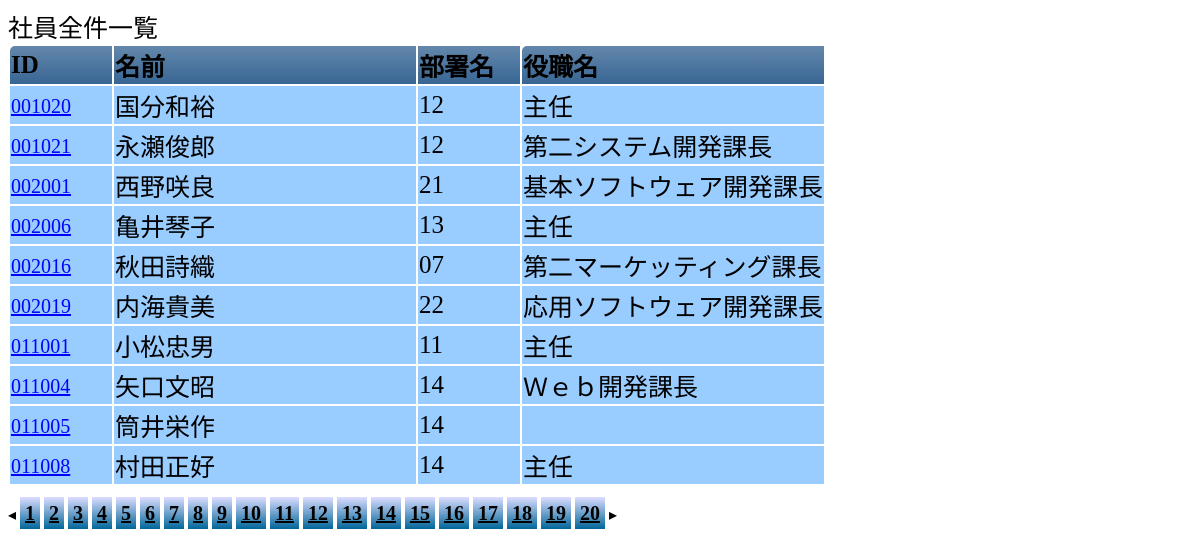
The page /allmember.php?i=2 on the database its author committed.
### tables this page shows
CREATE TABLE IF NOT EXISTS `employee` (
  `id` char(6) NOT NULL,
  `name` varchar(20) NOT NULL,
  `kananame` varchar(20) NOT NULL,
  `post` char(2) NOT NULL,
  `offtitle` varchar(20) NOT NULL,
  `joinyear` char(4) NOT NULL,
  `birth` char(8) NOT NULL,
  `sex` char(1) NOT NULL,
  `extnumber` char(4) NOT NULL,
  PRIMARY KEY (`id`)
);

CREATE TABLE IF NOT EXISTS `post` (
  `id` char(2) NOT NULL,
  `name` varchar(20) NOT NULL
);

### allmember.php (the view, shortened to what this page needs)
<!doctype html>
<html lang="en">
<head>
</head>
<link rel="stylesheet" href="./css/base.css">
<body>
<table>
<caption>社員全件一覧</caption>
<tr>
<th class="id">ID</th><th class="name">名前</th><th class="post">部署名</th><th class="offtitle">役職名</th>
</tr>
<?php
				$i = 0;
				if(isset($_GET["i"])){
					$i = $_GET["i"];
				}
				$i = $i * 5;
				$connection = mysqli_connect("localhost","root","");
				mysqli_set_charset($connection,"utf8");
				$SQL = "SELECT em.id,em.name,ps.id,em.offtitle from employee em JOIN post ps ON em.post = ps.id LIMIT ".$i.",10";
				$result = mysqli_query($connection,$SQL);
				while($resultstring = mysqli_fetch_array($result, MYSQLI_BOTH))
				{
					?>
					<tr>
						<td class="id"><a href="./member.php?id=<?php echo $resultstring["0"];?>"><?php echo $resultstring["0"];?></td>
						<td class="name"><?php echo $resultstring["1"];?></td>
						<td class="post"><?php echo $resultstring["2"];?></td>
						<td class="offtitle"><?php echo $resultstring["3"];?></td>
					</tr>
					<?php
				}
				$SQL = "SELECT count(*) from employee";
				$result = mysqli_query($connection,$SQL);
					?>
					</table>
					<p>◂
				<?php
				while($resultstring = mysqli_fetch_array($result, MYSQLI_BOTH))
				{
					$endi = (int)($resultstring[0] / 10);
					for($i=1;$i<=$endi;$i++){
						?>
					<a class="paging" href="./allmember.php?i=<?php echo $i;?>"><?php echo $i;?></a>
						<?php
					}
				}
?>
▸</p>
</body>
</html>

### css/base.css (style rules this page uses)
table { font-size:25px; }
table th { text-align:left; background:linear-gradient(to bottom, rgba(34,85,136,0.7), rgba(34,85,136,0.9)); }
table th:first-child { border-radius: 5px 0 0 0; }
table th:last-child { border-radius: 5px 0 0 0; }
a { font-size:20px; }
table td { background-color:#99ccff; }
table caption { text-align:left; }
table .id { width:100px; }
table .name { width:300px; }
table .post { width:100px; }
table .offtitle { width:300px; }
.paging { text-decoration: underline; background:linear-gradient(to bottom, #ddddff, #006699); color:#000000; padding:5px; font-weight:bold; text-align:center; }
table td a { background-color:linear-gradient(to bottom, rgba(34,85,136,0.7), rgba(34,85,136,0.9)); color:#0000ff; text-decoration:underline; }

### rows shown on the page
employee: id "001020", name "国分和裕", post.id "12", offtitle "主任"
employee: id "001021", name "永瀬俊郎", post.id "12", offtitle "第二システム開発課長"
employee: id "002001", name "西野咲良", post.id "21", offtitle "基本ソフトウェア開発課長"
employee: id "002006", name "亀井琴子", post.id "13", offtitle "主任"
employee: id "002016", name "秋田詩織", post.id "07", offtitle "第二マーケッティング課長"
employee: id "002019", name "内海貴美", post.id "22", offtitle "応用ソフトウェア開発課長"
employee: id "011001", name "小松忠男", post.id "11", offtitle "主任"
employee: id "011004", name "矢口文昭", post.id "14", offtitle "Ｗｅｂ開発課長"
employee: id "011005", name "筒井栄作", post.id "14"
employee: id "011008", name "村田正好", post.id "14", offtitle "主任"
